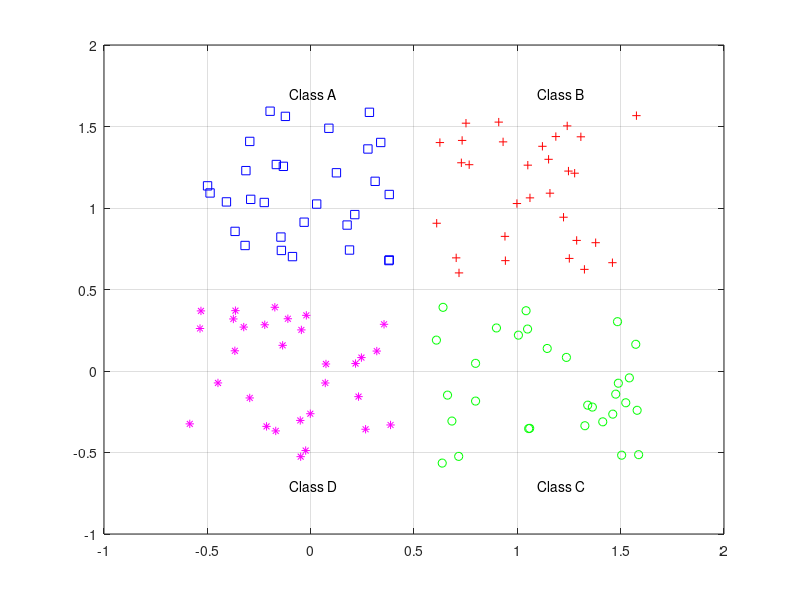

Write the MATLAB code that produced this figure. (Note: this script raises an error after producing the figure.)
close all, clear all, clc, format compact
% number of samples of each class
K = 30;
% define classes
q = .6; % offset of classes
A = [rand(1,K)-q; rand(1,K)+q];
B = [rand(1,K)+q; rand(1,K)+q];
C = [rand(1,K)+q; rand(1,K)-q];
D = [rand(1,K)-q; rand(1,K)-q];
% plot classes
plot(A(1,:),A(2,:),'bs')
hold on
grid on
plot(B(1,:),B(2,:),'r+')
plot(C(1,:),C(2,:),'go')
plot(D(1,:),D(2,:),'m*')
% text labels for classes
text(.5-q,.5+2*q,'Class A')
text(.5+q,.5+2*q,'Class B')
text(.5+q,.5-2*q,'Class C')
text(.5-q,.5-2*q,'Class D')
% define output coding for classes
a = [0 1]';
b = [1 1]';
c = [1 0]';
d = [0 0]';
% % Why this coding doesn't work?
% a = [0 0]';
% b = [1 1]';
% d = [0 1]';
% c = [1 0]';
% % Why this coding doesn't work?
% a = [0 1]';
% b = [1 1]';
% d = [1 0]';
% c = [0 1]';
% define inputs (combine samples from all four classes)
P = [A B C D];
% define targets
T = [repmat(a,1,length(A)) repmat(b,1,length(B)) ...
 repmat(c,1,length(C)) repmat(d,1,length(D)) ];
%plotpv(P,T);
net = perceptron;
E = 1;
net.adaptParam.passes = 1;
linehandle = plotpc(net.IW{1},net.b{1});
n = 0;
while (sse(E) & n<1000)
 n = n+1;
 [net,Y,E] = adapt(net,P,T);
 linehandle = plotpc(net.IW{1},net.b{1},linehandle);
 drawnow;
end
% show perceptron structure
view(net);
% For example, classify an input vector of [0.7; 1.2]
p = [0.7; 1.2]
y = net(p);
% compare response with output coding (a,b,c,d)